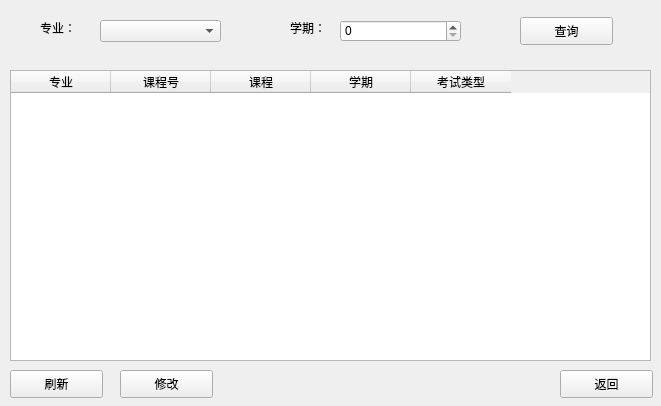
<?xml version="1.0" encoding="UTF-8"?>
<ui version="4.0">
 <class>Course</class>
 <widget class="QWidget" name="Course">
  <property name="geometry">
   <rect>
    <x>0</x>
    <y>0</y>
    <width>661</width>
    <height>406</height>
   </rect>
  </property>
  <property name="windowTitle">
   <string>Form</string>
  </property>
  <widget class="QTableWidget" name="tableWidget">
   <property name="geometry">
    <rect>
     <x>10</x>
     <y>70</y>
     <width>641</width>
     <height>291</height>
    </rect>
   </property>
   <column>
    <property name="text">
     <string>专业</string>
    </property>
   </column>
   <column>
    <property name="text">
     <string>课程号</string>
    </property>
   </column>
   <column>
    <property name="text">
     <string>课程</string>
    </property>
   </column>
   <column>
    <property name="text">
     <string>学期</string>
    </property>
   </column>
   <column>
    <property name="text">
     <string>考试类型</string>
    </property>
   </column>
  </widget>
  <widget class="QSpinBox" name="spinBox">
   <property name="geometry">
    <rect>
     <x>340</x>
     <y>20</y>
     <width>121</width>
     <height>22</height>
    </rect>
   </property>
  </widget>
  <widget class="QComboBox" name="comboBox">
   <property name="geometry">
    <rect>
     <x>100</x>
     <y>20</y>
     <width>121</width>
     <height>22</height>
    </rect>
   </property>
  </widget>
  <widget class="QLabel" name="label">
   <property name="geometry">
    <rect>
     <x>40</x>
     <y>20</y>
     <width>41</width>
     <height>16</height>
    </rect>
   </property>
   <property name="text">
    <string>专业：</string>
   </property>
  </widget>
  <widget class="QLabel" name="label_2">
   <property name="geometry">
    <rect>
     <x>290</x>
     <y>20</y>
     <width>41</width>
     <height>16</height>
    </rect>
   </property>
   <property name="text">
    <string>学期：</string>
   </property>
  </widget>
  <widget class="QPushButton" name="pushButton">
   <property name="geometry">
    <rect>
     <x>10</x>
     <y>370</y>
     <width>93</width>
     <height>28</height>
    </rect>
   </property>
   <property name="text">
    <string>刷新</string>
   </property>
  </widget>
  <widget class="QPushButton" name="pushButton_2">
   <property name="geometry">
    <rect>
     <x>120</x>
     <y>370</y>
     <width>93</width>
     <height>28</height>
    </rect>
   </property>
   <property name="text">
    <string>修改</string>
   </property>
  </widget>
  <widget class="QPushButton" name="pushButton_3">
   <property name="geometry">
    <rect>
     <x>560</x>
     <y>370</y>
     <width>93</width>
     <height>28</height>
    </rect>
   </property>
   <property name="text">
    <string>返回</string>
   </property>
  </widget>
  <widget class="QPushButton" name="pushButton_4">
   <property name="geometry">
    <rect>
     <x>520</x>
     <y>17</y>
     <width>93</width>
     <height>28</height>
    </rect>
   </property>
   <property name="text">
    <string>查询</string>
   </property>
  </widget>
 </widget>
 <resources/>
 <connections/>
</ui>
